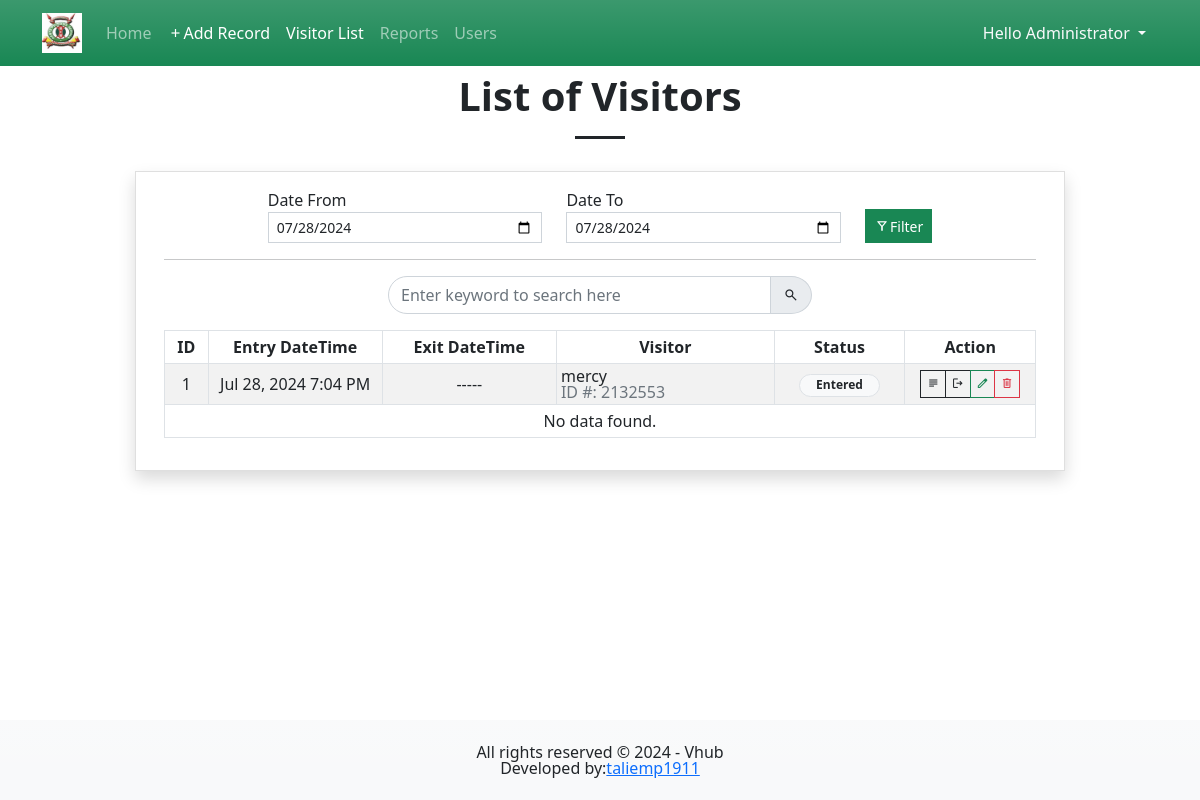
The app's page /?page=visitors (signed in) with its own data.
### tables this page shows
CREATE TABLE `visitor_list` (
            `visitor_id` INTEGER NOT NULL PRIMARY KEY AUTOINCREMENT,
            `user_id` INTEGER NOT NULL,
            `id_number` TEXT NOT NULL,
            `fullname` TEXT NOT NULL,
            `contact` TEXT NOT NULL,
            `email` TEXT NULL,
            `reason` TEXT NULL,
            `remarks` TEXT NULL,
            `status` TINYINT(2) NOT NULL Default 0,
            `date_created` TIMESTAMP DEFAULT CURRENT_TIMESTAMP,
            `date_out` TIMESTAMP NULL DEFAULT NULL,
            FOREIGN KEY(`user_id`) REFERENCES `user_list`(`user_id`)
        );

### visitors.php (the view, shortened to what this page needs)
<?php
$from = isset($_GET['from']) ? date("Y-m-d h:i:s", strtotime($_GET['from']. " 00:00:00")) : date("Y-m-d h:i:s", strtotime(date("Y-m-d"). " 00:00:00"));
$to = isset($_GET['to']) ? date("Y-m-d h:i:s", strtotime($_GET['to']. " 23:59:59")) : date("Y-m-d h:i:s", strtotime(date("Y-m-d"). " 23:59:59"));
?>
<h1 class="text-center fw-bolder">List of Visitors</h1>
<hr class="mx-auto opacity-100" style="width:50px;height:3px">
<div class="col-lg-10 col-md-11 col-sm-12 mx-auto py-3">
    <div class="card rounded-0 shadow">
        <div class="card-body rounded-0">
            <div class="container-fluid">
                <div class="mb-3">
                    <div class="row align-items-end justify-content-center">
                        <div class="col-lg-4 col-md-5 col-sm-12 col-12">
                            <label for="date_from">Date From</label>
                            <input type="date" value="<?= date("Y-m-d", strtotime($from)) ?>" class="form-control form-control-sm rounded-0" id="date_from" name="date_from" required="required">
                        </div>
                        <div class="col-lg-4 col-md-5 col-sm-12 col-12">
                            <label for="date_to">Date To</label>
                            <input type="date" value="<?= date("Y-m-d", strtotime($to)) ?>" class="form-control form-control-sm rounded-0" id="date_to" name="date_to" required="required">
                        </div>
                        <div class="col-lg-auto">
                            <button class="btn btn-success btn-sm rounded-0 d-flex align-items-center" id="filter"><span class="material-symbols-outlined">filter_alt</span> Filter</button>
                        </div>
                    </div>
                </div>
                <hr>
                <div class="row mb-3">
                    <div class="mx-auto col-lg-6 col-md-8 col-sm-10 col-12">
                        <div class="input-group" id="input-search-field">
                            <input type="search" class="form-control" id="search" placeholder="Enter keyword to search here">
                            <span class="input-group-text"><span class="material-symbols-outlined">search</span></span>
                        </div>
                    </div>
                </div>
                <div class="table-responsive">
                    <table class="table table-sm table-bordered table-hover table-striped" id="visitorTBL">
                        <colgroup>
                            <col width="5%">
                            <col width="20%">
                            <col width="20%">
                            <col width="25%">
                            <col width="15%">
                            <col width="15%">
                        </colgroup>
                        <thead>
                            <tr>
                                <th class="text-center">ID</th>
                                <th class="text-center">Entry DateTime</th>
                                <th class="text-center">Exit DateTime</th>
                                <th class="text-center">Visitor</th>
                                <th class="text-center">Status</th>
                                <th class="text-center">Action</th>
                            </tr>
                        </thead>
                        <tbody>
                            <?php
                            $from = new DateTime($from, new DateTimeZone('Africa/Nairobi'));
                            $from->setTimezone(new DateTimeZone('UTC'));
                            $from = $from->format("Y-m-d");
                            $to = new DateTime($to, new DateTimeZone('Africa/Nairobi'));
                            $to->setTimezone(new DateTimeZone('UTC'));
                            $to = $to->format("Y-m-d");
                            $i = 1;
                            $visitors_sql = "SELECT * FROM `visitor_list` where date(`date_created`) BETWEEN '{$from}' and '{$to}' ORDER BY strftime('%s', `date_created`) desc";
                            $visitors_qry = $conn->query($visitors_sql);
                            while($row = $visitors_qry->fetchArray()):
                                $date_created = new DateTime($row['date_created'], new DateTimeZone('UTC'));$date_created->setTimezone(new DateTimeZone('Africa/Nairobi'));
                            ?>
                            <tr>
                                <td class="text-center"><?= $i++; ?></td>
                                <td class="text-center"><?= $date_created->format('M d, Y g:i A') ?></td>
                                <td class="text-center"><?= $date_out ?? "-----" ?></td>
                                <td class="">
                                    <div class="lh-1">
                                        <div><?= $row['fullname'] ?></div>
                                        <div class="text-secondary">ID #: <?= $row['id_number'] ?></div>
                                    </div>
                                </td>
                                <td class="text-center">
                                    <?php
                                        switch($row['date_out']){
                                            case NULL:
                                                echo "<span class='badge bg-light border rounded-pill px-3 text-dark'>Entered</span>";
                                                break;
                                        }
                                    ?>
                                </td>
                                <td class="text-center">
                                    <div class="btn-group btn-group-sm">
                                        <a class="btn btn-sm btn-outline-dark rounded-0 view_data" href="./?page=view_visitor&id=<?= $row['visitor_id'] ?>" data-id='<?= $row['visitor_id'] ?>' title="View visitor"><span class="material-symbols-outlined">subject</span></a>
                                        <?php if(is_null($row['date_out'])): ?>
                                        <a class="btn btn-sm btn-outline-dark rounded-0 exit_data" href="./?page=view_visitor&id=<?= $row['visitor_id'] ?>" data-id='<?= $row['visitor_id'] ?>' title="Mark as Exited"><span class="material-symbols-outlined">logout</span></a>
                                        <?php endif; ?>
                                        <a class="btn btn-sm btn-outline-success rounded-0 edit_data" href="./?page=manage_visitor&id=<?= $row['visitor_id'] ?>" data-id='<?= $row['visitor_id'] ?>' title="Edit visitor"><span class="material-symbols-outlined">edit</span></a>
                                        <button class="btn btn-sm btn-outline-danger rounded-0 delete_data" type="button" data-id='<?= $row['visitor_id'] ?>' title="Delete visitor"><span class="material-symbols-outlined">delete</span></button>
                                    </div>
                                </td>
                            </tr>
                            <?php endwhile; ?>
                            <?php if(!$visitors_qry->fetchArray()): ?>
                                <tr>
                                    <td colspan="6" class="text-center">No data found.</td>
                                </tr>
                            <?php endif; ?>
                        </tbody>
                    </table>
                </div>
            </div>
        </div>
    </div>
</div>

### css/custom.css (style rules this page uses)
html, body { margin: unset; height: 100%; width: 100%; overflow-x: hidden; }
body { padding-bottom:5em; }
.material-symbols-outlined { font-size: var(--bs-body-font-size) !important; line-height: var(--bs-body-line-height) !important; }
table th, table td { vertical-align: middle !important; }

### visitors.php (style rules this page uses)
#visitorTBL .btn-group .btn-sm { line-height: .9rem !important; padding: 5px; }
#visitorTBL .btn-group .material-symbols-outlined { line-height: .9rem !important; font-size: .85rem !important; }
#input-search-field input { border-top-left-radius:3em; border-bottom-left-radius:3em; }
#input-search-field span.input-group-text { border-top-right-radius:50%; border-bottom-right-radius:50%; }

### records on screen
visitor_list: date_created "Jul 28, 2024 7:04 PM", fullname "mercy", id_number "2132553", shows "Entered"

### other values on screen
$_SESSION['fullname'] "Administrator"
